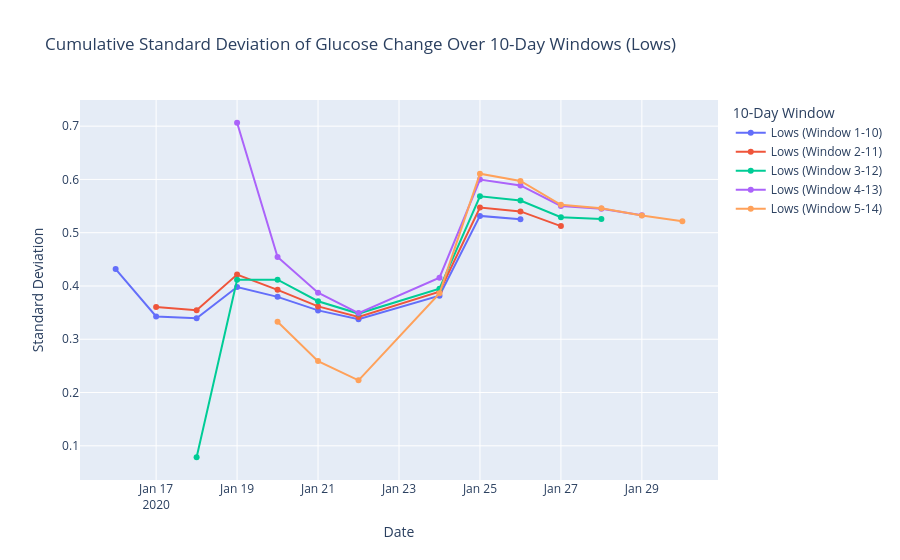

Notebook source saved alongside this figure:
### Code cell
def plot_std_by_inner_window(filtered_data, label):
    filtered_data['Date'] = pd.to_datetime(filtered_data['Timestamp']).dt.date
    unique_days = sorted(filtered_data['Date'].unique())
    
    fig = go.Figure()

    for start_day in range(len(unique_days) - 9):
        dates = []
        std = []
        current_window = unique_days[start_day:start_day + 10]
        cumulative_filtered_data = filtered_data[filtered_data['Date'] >= unique_days[start_day]]
        
        for current_date in current_window:
            cumulative_data = cumulative_filtered_data[cumulative_filtered_data['Date'] <= current_date]['GlucoseChange']
            std.append(cumulative_data.std() if len(cumulative_data) > 1 else 0)
            dates.append(current_date)
        
        fig.add_trace(go.Scatter(
            x=dates,
            y=std,
            mode='lines+markers',
            name=f"{label} (Window {start_day+1}-{start_day+10})"
        ))

    fig.update_layout(
        title=f'Cumulative Standard Deviation of Glucose Change Over 10-Day Windows ({label})',
        xaxis_title='Date',
        yaxis_title='Standard Deviation',
        legend_title='10-Day Window',
        hovermode='x unified'
    )

    fig.show()

plot_std_by_inner_window(actgluco_low, label='Lows')

### Figure 1 — Plotly figure (JSON) as saved in the notebook; plotly's stock layout.template omitted (floating-point values rounded to 4 significant figures)
{"data": [{"mode": "lines+markers", "name": "Lows (Window 1-10)", "type": "scatter", "x": ["2020-01-16", "2020-01-17", "2020-01-18", "2020-01-19", "2020-01-20", "2020-01-21", "2020-01-22", "2020-01-24", "2020-01-25", "2020-01-26"], "y": [0.4317, 0.3427, 0.3395, 0.398, 0.3796, 0.3542, 0.3377, 0.3818, 0.5316, 0.5251]}, {"mode": "lines+markers", "name": "Lows (Window 2-11)", "type": "scatter", "x": ["2020-01-17", "2020-01-18", "2020-01-19", "2020-01-20", "2020-01-21", "2020-01-22", "2020-01-24", "2020-01-25", "2020-01-26", "2020-01-27"], "y": [0.3607, 0.3546, 0.4214, 0.3927, 0.3617, 0.3419, 0.3894, 0.5473, 0.54, 0.5124]}, {"mode": "lines+markers", "name": "Lows (Window 3-12)", "type": "scatter", "x": ["2020-01-18", "2020-01-19", "2020-01-20", "2020-01-21", "2020-01-22", "2020-01-24", "2020-01-25", "2020-01-26", "2020-01-27", "2020-01-28"], "y": [0.07849, 0.4116, 0.4119, 0.3713, 0.3482, 0.3948, 0.5683, 0.5603, 0.529, 0.5257]}, {"mode": "lines+markers", "name": "Lows (Window 4-13)", "type": "scatter", "x": ["2020-01-19", "2020-01-20", "2020-01-21", "2020-01-22", "2020-01-24", "2020-01-25", "2020-01-26", "2020-01-27", "2020-01-28", "2020-01-29"], "y": [0.7064, 0.4545, 0.3873, 0.3491, 0.4157, 0.5996, 0.5887, 0.5502, 0.5451, 0.5328]}, {"mode": "lines+markers", "name": "Lows (Window 5-14)", "type": "scatter", "x": ["2020-01-20", "2020-01-21", "2020-01-22", "2020-01-24", "2020-01-25", "2020-01-26", "2020-01-27", "2020-01-28", "2020-01-29", "2020-01-30"], "y": [0.333, 0.2589, 0.2229, 0.3861, 0.6108, 0.5971, 0.5523, 0.5457, 0.5321, 0.5216]}], "layout": {"hovermode": "x unified", "legend": {"title": {"text": "10-Day Window"}}, "title": {"text": "Cumulative Standard Deviation of Glucose Change Over 10-Day Windows (Lows)"}, "xaxis": {"title": {"text": "Date"}}, "yaxis": {"title": {"text": "Standard Deviation"}}}}
